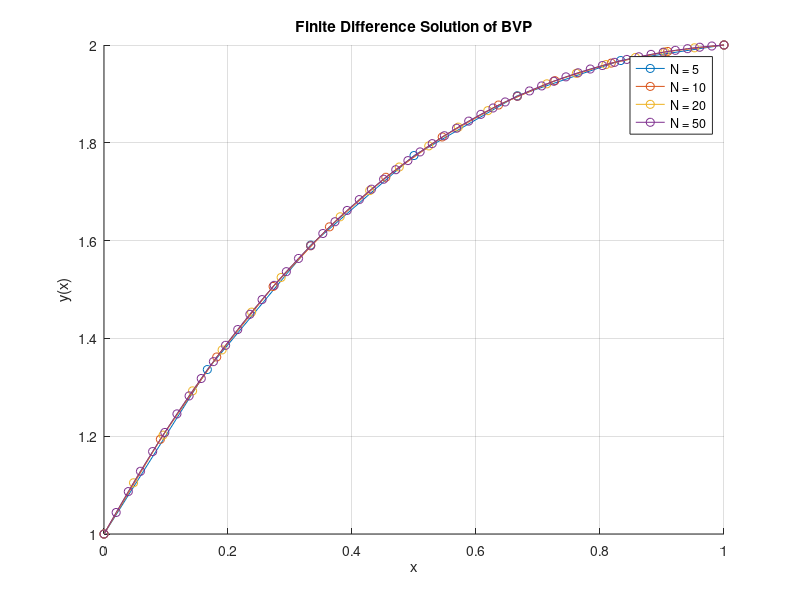

The MATLAB script that drew this image:
clc; clear; close all;

% Function to solve the BVP using Finite Difference Method
function finite_difference_bvp(N)
    a = 0; b = 1; % Domain
    h = (b - a) / (N + 1); % Step size
    x = linspace(a, b, N + 2); % Grid points including boundaries

    % Construct the coefficient matrix A and right-hand side vector B
    A = zeros(N, N);
    B = zeros(N, 1);

    for i = 1:N
        if i > 1
            A(i, i-1) = 1 / h^2 - 1 / (2 * h);
        end
        A(i, i) = -2 / h^2 + 1;
        if i < N
            A(i, i+1) = 1 / h^2 + 1 / (2 * h);
        end

        % Right-hand side B(i) = x(i+1) (corresponding to internal nodes)
        B(i) = x(i + 1);
    end

    % Apply boundary conditions
    B(1) = B(1) - (1 / h^2 - 1 / (2 * h)) * 1; % y(0) = 1
    B(N) = B(N) - (1 / h^2 + 1 / (2 * h)) * 2; % y(1) = 2

    % Solve the system
    Y_internal = A \ B;

    % Construct full solution including boundary points
    Y = zeros(N + 2, 1);
    Y(1) = 1; % y(0) = 1
    Y(end) = 2; % y(1) = 2
    Y(2:end-1) = Y_internal;

    % Plot the solution
    plot(x, Y, '-o', 'DisplayName', sprintf('N = %d', N));
    hold on;
end

% Solve for different values of N and plot results
N_values = [5, 10, 20, 50];
figure; hold on; grid on;
xlabel('x'); ylabel('y(x)');
title('Finite Difference Solution of BVP');

for N = N_values
    finite_difference_bvp(N);
end

legend show;
hold off;
